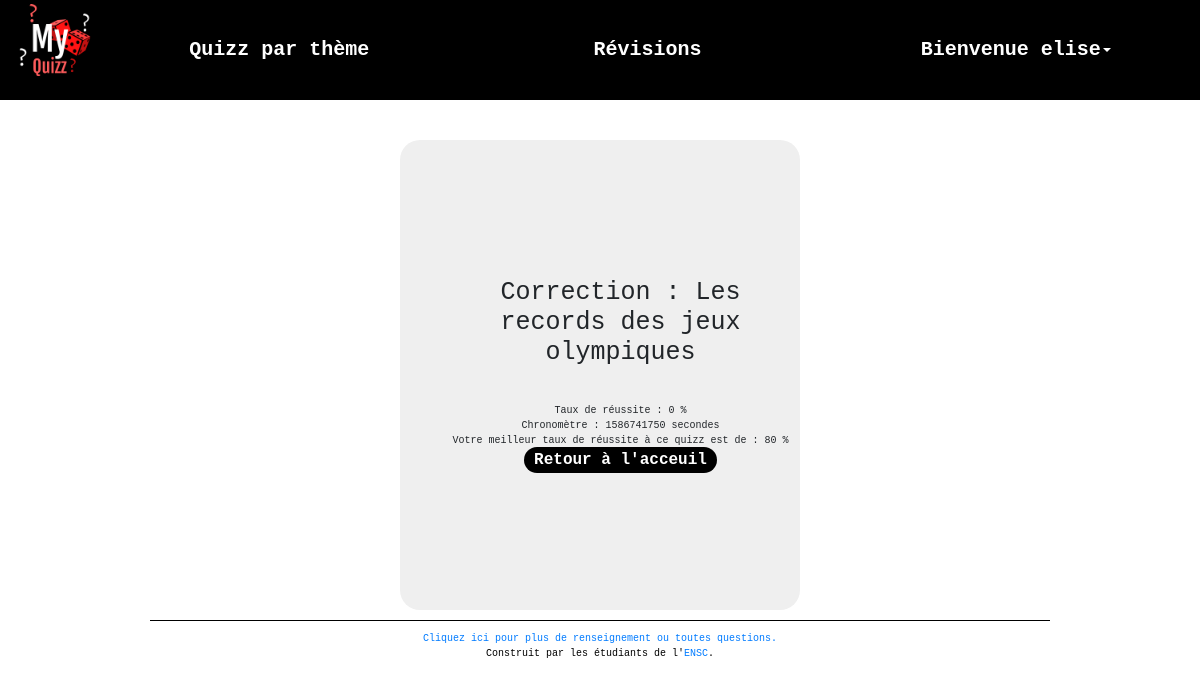
Screenshot of /resultat1par1.php?id=14 (signed in) with the database file from the repository.
### tables this page shows
CREATE TABLE `quiz` (
  `quiz_id` int(11) NOT NULL,
  `quiz_nom` varchar(255) NOT NULL,
  `nbquestions` int(11) NOT NULL DEFAULT 10,
  `datecreation` datetime NOT NULL DEFAULT current_timestamp(),
  `theme_id` int(11) NOT NULL,
  `createur` varchar(255) NOT NULL
);

CREATE TABLE `partie` (
  `part_id` int(11) NOT NULL,
  `ut_id` int(11) NOT NULL,
  `quiz_id` int(11) NOT NULL,
  `part_date` date NOT NULL DEFAULT current_timestamp(),
  `quiz_niveau` varchar(255) NOT NULL,
  `part_score` decimal(11,3) NOT NULL,
  `part_temps` varchar(255) NOT NULL
);

### includes/function.php (called while the page is built, shortened)
<?php
function getDb() {
    try{
		return new PDO("mysql:host=localhost;dbname=myquizz;charset=utf8", 'root', '', array(PDO::ATTR_ERRMODE => PDO::ERRMODE_EXCEPTION));
    }
    catch(PDOException $e){
        echo "Erreur : " . $e->getMessage();
    }
}
?>

### resultat1par1.php (the view, shortened to what this page needs)
<?php
	require_once "includes/function.php";
	$quizId = $_GET['id'];
	$scoreActu=$_GET['score'];
	$stmt = getDb()->prepare('select * from quiz where quiz_id=?');
	$stmt->execute(array($quizId));
	$quizs = $stmt->fetch();
	$stmt2= getDb()->prepare('select * from utilisateur where ut_nom=?');
	$stmt2->execute(array($_SESSION['login']));
	$Id = $stmt2->fetch();
	$utId = $Id['ut_id'];
?>
<html>
	<?php
		require_once "includes/head.php";
	?>
	<body>
		<?php require_once "includes/header.php"; ?>
		<div class="conteneurconex">
			<div id="connexion">
				<h1> Correction : <?=$quizs['quiz_nom']?> </h1>
			<?php
			echo '<br/>';
			$rapport_score = $scoreActu/$quizs['nbquestions'];
			echo '<br/>';
			$nbr = round($rapport_score, 3);
			echo "Taux de réussite : ".$nbr*100 .' %';
			echo '<br/>';
			$debut = $_GET['tps'];
			$time=time()- $debut;
			echo  "Chronomètre : ".$time." secondes\n";
			echo '<br/>';
			$resultat=getDb()->prepare("select * from partie where ut_id=? and quiz_id=? order by part_score desc limit 1");
			$resultat->execute(array($utId,$quizId));
			$parties=$resultat->fetch();
			if($parties['part_score'] == 1.000)
			{
				$resultat=getDb()->prepare("select * from partie where part_score=? order by part_temps limit 1");
				$resultat->execute(array("1.000"));
				$chrono=$resultat->fetch();
				echo "Votre meilleur taux de réussite à ce quizz est de : ".$parties['part_score']*100 .' %';
				echo '<br/>';
				echo "Avec pour chronomètre : ".$chrono['part_temps'];
			}
			else
			{
				echo "Votre meilleur taux de réussite à ce quizz est de : ".$parties['part_score']*100 .' %';
			}
			?>
			<br/>
			<a class="option" href="page1.php">Retour à l'acceuil</a>
			</div>
		</div>
		<?php include "includes/footer.php";
		include 'includes/scripts.php';?>
	</body>
</html>

### css/style.css (style rules this page uses)
body { width:100%; font-family : Courier New; }
.option { padding: 4px 10px; background: black; color: white; font-weight: bold; font-size: 16px; border-radius: 20px; height:2px; align-items:center; }
.conteneurconex { font-family:Courier New,'Gill Sans', 'Gill Sans MT', Calibri, 'Trebuchet MS', sans-serif; margin-left:auto; margin-right:auto; margin-top : 40px; border-radius: 20px; width : 400px; height: 470px; display: flex; align-items:center; background: #EFEFEF; }
#connexion { display: block; margin-left: 40px; padding-left:1px; text-align:center; font-family:Courier New,'Gill Sans', 'Gill Sans MT', Calibri, 'Trebuchet MS', sans-serif; }

### rows the page displays
quiz: quiz_nom "Les records des jeux olympiques", $nbr*100 "0"
partie: $parties['part_score']*100 "80"

### other values shown
$_SESSION['login'] "elise"
